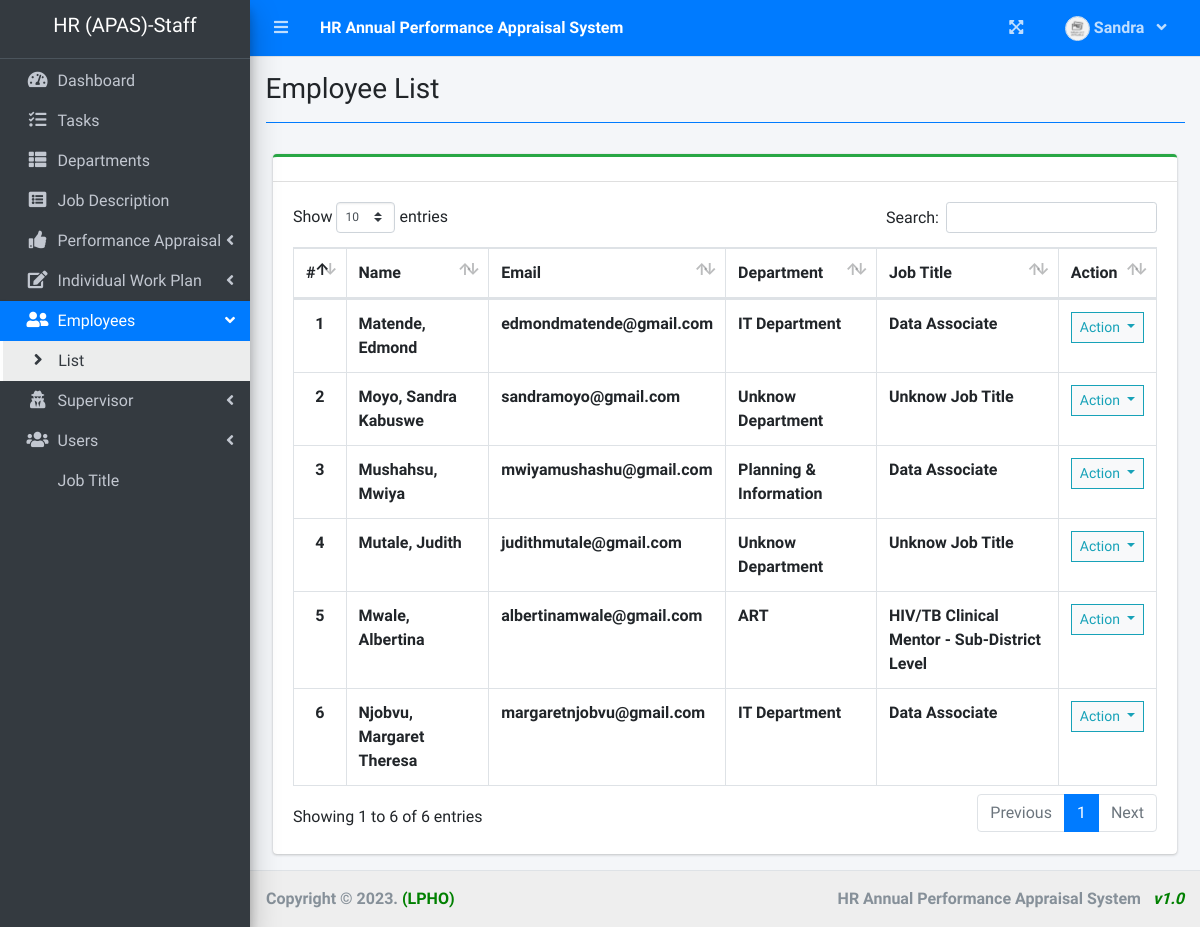
The app's page /index.php?page=employee_list (signed in), older data.
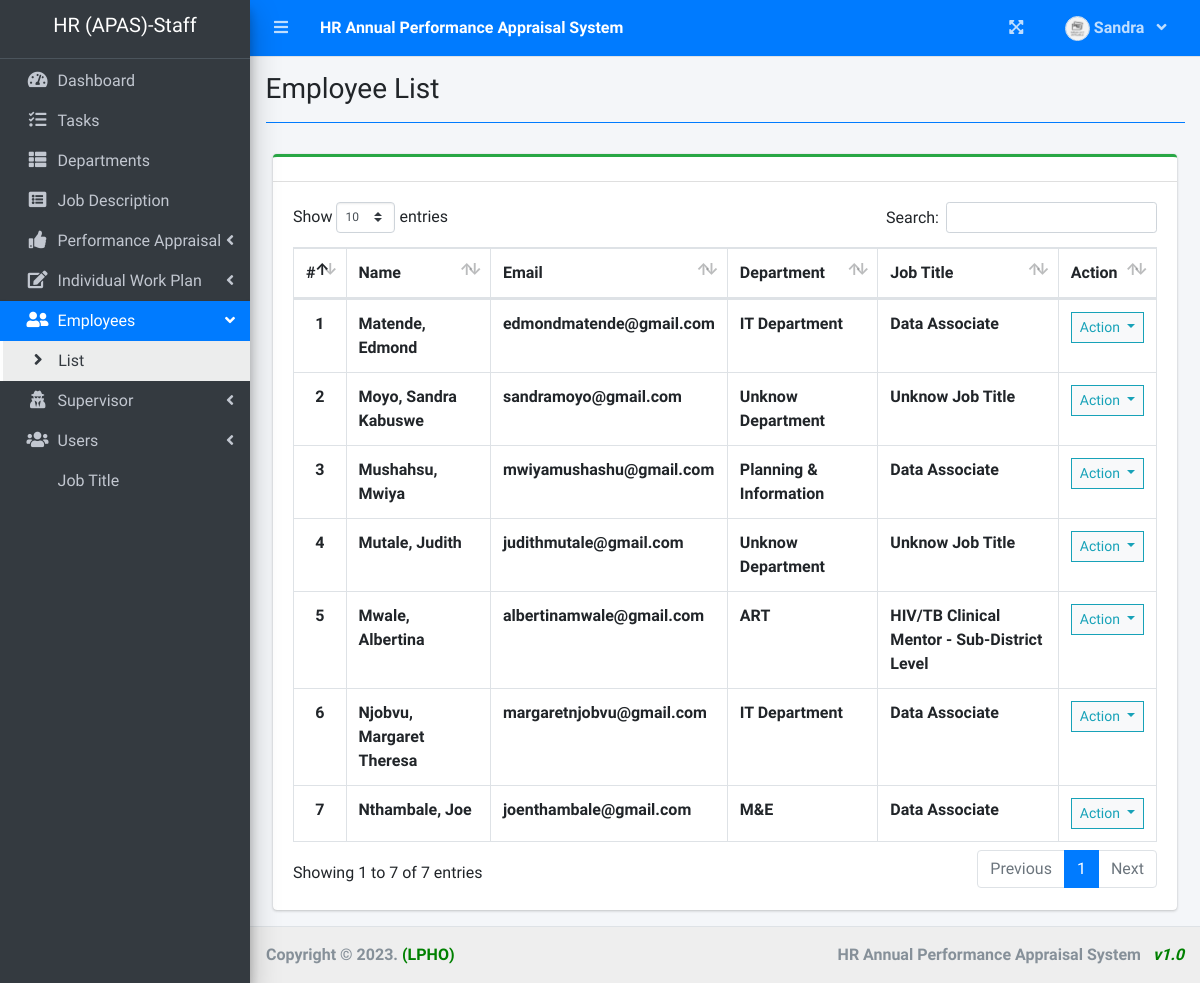
The same page, newer data.
### tables this page shows
CREATE TABLE `employee_list` (
  `id` int(30) NOT NULL,
  `employee_id` varchar(50) NOT NULL,
  `firstname` varchar(200) NOT NULL,
  `middlename` varchar(200) NOT NULL,
  `lastname` varchar(200) NOT NULL,
  `email` varchar(200) NOT NULL,
  `password` text NOT NULL,
  `sex` varchar(25) NOT NULL,
  `dob` date DEFAULT NULL,
  `station` varchar(50) NOT NULL,
  `sup_lv_id` int(10) NOT NULL,
  `department_id` int(30) NOT NULL,
  `j_title_id` int(30) NOT NULL,
  `supervisor_id` int(30) NOT NULL,
  `ministry` varchar(50) NOT NULL,
  `section` varchar(50) NOT NULL,
  `staff_no` text NOT NULL,
  `avatar` text DEFAULT NULL,
  `date_created` datetime NOT NULL DEFAULT current_timestamp()
);

### employee_list.php (the view, shortened to what this page needs)
<?php include 'db_connect.php' ?>
<div class="col-lg-12">
	<div class="card card-outline card-success">
		<div class="card-header">
		</div>
		<div class="card-body">
			<table class="table tabe-hover table-bordered" id="list">
				<thead>
					<tr>
						<th class="text-center">#</th>
						<th>Name</th>
						<th>Email</th>
						<th>Department</th>
						<th>Job Title</th>
						<th>Action</th>
					</tr>
				</thead>
				<tbody>
					<?php
					$i = 1;
					$j_title = $conn->query("SELECT * FROM job_description ");
					$design_arr[0] = "Unset";
					while ($row = $j_title->fetch_assoc()) {
						$design_arr[$row['job_id']] = $row['j_title'];
					}
					$departments = $conn->query("SELECT * FROM department_list ");
					$dept_arr[0] = "Unset";
					while ($row = $departments->fetch_assoc()) {
						$dept_arr[$row['id']] = $row['department'];
					}
					$qry = $conn->query("SELECT *,concat(lastname,', ',firstname,' ',middlename) as name FROM employee_list order by concat(lastname,', ',firstname,' ',middlename) asc");
					while ($row = $qry->fetch_assoc()) :
					?>
						<tr>
							<th class="text-center"><?php echo $i++ ?></th>
							<td><b><?php echo ucwords($row['name']) ?></b></td>
							<td><b><?php echo $row['email'] ?></b></td>
							<td><b><?php echo isset($dept_arr[$row['department_id']]) ? $dept_arr[$row['department_id']] : 'Unknow Department' ?></b></td>
							<td><b><?php echo isset($design_arr[$row['j_title_id']]) ? $design_arr[$row['j_title_id']] : 'Unknow Job Title' ?></b></td>
							<td class="text-center">
								<button type="button" class="btn btn-default btn-sm btn-flat border-info wave-effect text-info dropdown-toggle" data-toggle="dropdown" aria-expanded="true">
									Action
								</button>
							</td>
						</tr>
					<?php endwhile; ?>
				</tbody>
			</table>
		</div>
	</div>
</div>

Row changes from the older to the newer data that the page shows:
added employee_list: name "Nthambale, Joe", email "joenthambale@gmail.com", department "M&E", j_title "Data Associate"
Text that changed along with them:
text written by a page script: "Show entries Search: Showing 1 to 6 of 6 entries Previous 1 Next" → "Show entries Search: Showing 1 to 7 of 7 entries Previous 1 Next"
